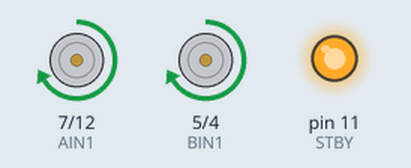
Recording of a sketch running on a simulated Arduino Uno, built with avr-gcc and run on an emulated ATmega328P. Parts: motor-driver pin pairs drawn as motors (green arrow = first pin HIGH = forward, orange = second pin HIGH = backward, longer = more drive, scaled by the enable pin, stopped while the standby pin is LOW), output pins drawn as LEDs (lit = HIGH).

Above: at 1.0 s.
At 4.0 s:
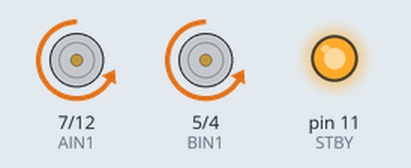
At 6.7 s:
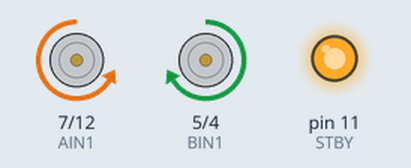
At 9.2 s:
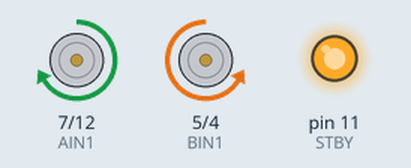
Timing chart, 0 to 14.3 s (numbered marks = the images above):
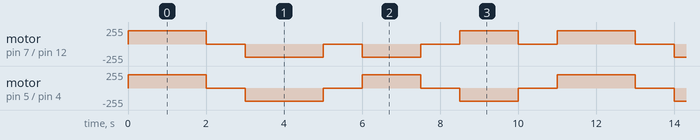

The sketch:

TB6612FNG.ino
```cpp
// ===== MOTOR A =====
const int PWMA = 6; //D3
const int AIN1 = 7; //D7
const int AIN2 = 12; //D12

// ===== MOTOR B =====
const int PWMB = 3; //D3
const int BIN1 = 5; //D5
const int BIN2 = 4;//D4

// ===== STANDBY =====
const int STBY = 11; //D11

void setup() {

  // MOTOR A
  pinMode(PWMA, OUTPUT);
  pinMode(AIN1, OUTPUT);
  pinMode(AIN2, OUTPUT);

  // MOTOR B
  pinMode(PWMB, OUTPUT);
  pinMode(BIN1, OUTPUT);
  pinMode(BIN2, OUTPUT);

  // STANDBY
  pinMode(STBY, OUTPUT);

  // Activar puente H
  digitalWrite(STBY, HIGH);

  detenerMotores();
}

void loop() {

  avanzar(200);
  delay(2000);

  detenerMotores();
  delay(1000);

  retroceder(200);
  delay(2000);

  detenerMotores();
  delay(1000);

  girarIzquierda(200);
  delay(1500);

  detenerMotores();
  delay(1000);

  girarDerecha(200);
  delay(1500);

  detenerMotores();
  delay(1000);

}

//
// ========= FUNCIONES =========
//

void activarDriver() {
  digitalWrite(STBY, HIGH);
}

void desactivarDriver() {
  digitalWrite(STBY, LOW);
}


void avanzar(int velocidad) {

  activarDriver();

  // Motor A
  digitalWrite(AIN1, HIGH);
  digitalWrite(AIN2, LOW);
  analogWrite(PWMA, velocidad);

  // Motor B
  digitalWrite(BIN1, HIGH);
  digitalWrite(BIN2, LOW);
  analogWrite(PWMB, velocidad);
}

void retroceder(int velocidad) {

  activarDriver();

  // Motor A
  digitalWrite(AIN1, LOW);
  digitalWrite(AIN2, HIGH);
  analogWrite(PWMA, velocidad);

  // Motor B
  digitalWrite(BIN1, LOW);
  digitalWrite(BIN2, HIGH);
  analogWrite(PWMB, velocidad);
}

void girarIzquierda(int velocidad) {

  activarDriver();

  // Izquierdo atrás
  digitalWrite(AIN1, LOW);
  digitalWrite(AIN2, HIGH);
  analogWrite(PWMA, velocidad);

  // Derecho adelante
  digitalWrite(BIN1, HIGH);
  digitalWrite(BIN2, LOW);
  analogWrite(PWMB, velocidad);
}

void girarDerecha(int velocidad) {

  activarDriver();

  // Izquierdo adelante
  digitalWrite(AIN1, HIGH);
  digitalWrite(AIN2, LOW);
  analogWrite(PWMA, velocidad);

  // Derecho atrás
  digitalWrite(BIN1, LOW);
  digitalWrite(BIN2, HIGH);
  analogWrite(PWMB, velocidad);
}

void detenerMotores() {

  analogWrite(PWMA, 0);
  analogWrite(PWMB, 0);

  digitalWrite(AIN1, LOW);
  digitalWrite(AIN2, LOW);

  digitalWrite(BIN1, LOW);
  digitalWrite(BIN2, LOW);
}
```

Measured:
- by itself, motor on pin 5 (BIN1) / pin 4 (BIN2): repeats every 11.0 s: stopped 1.0 s, backward 200/255 2.0 s, stopped 1.0 s, forward 200/255 1.5 s, stopped 1.0 s, backward 200/255 1.5 s, stopped 1.0 s, forward 200/255 2.0 s
- by itself, motor on pin 7 (AIN1) / pin 12 (AIN2): repeats every 11.0 s: stopped 1.0 s, backward 200/255 2.0 s, stopped 1.0 s, backward 200/255 1.5 s, stopped 1.0 s, forward 200/255 1.5 s, stopped 1.0 s, forward 200/255 2.0 s
